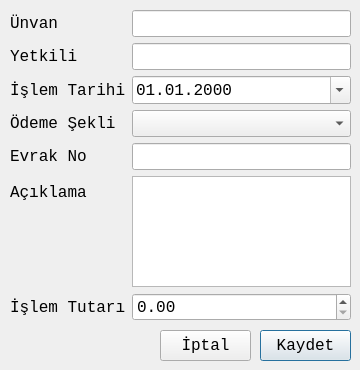
<?xml version="1.0" encoding="UTF-8"?>
<ui version="4.0">
 <class>CariHareketiEkleForm</class>
 <widget class="QDialog" name="CariHareketiEkleForm">
  <property name="geometry">
   <rect>
    <x>0</x>
    <y>0</y>
    <width>360</width>
    <height>370</height>
   </rect>
  </property>
  <property name="minimumSize">
   <size>
    <width>360</width>
    <height>370</height>
   </size>
  </property>
  <property name="maximumSize">
   <size>
    <width>360</width>
    <height>370</height>
   </size>
  </property>
  <property name="font">
   <font>
    <family>Monospace</family>
    <pointsize>12</pointsize>
   </font>
  </property>
  <property name="windowTitle">
   <string>Dialog</string>
  </property>
  <widget class="QPushButton" name="KaydetpushButton">
   <property name="geometry">
    <rect>
     <x>260</x>
     <y>330</y>
     <width>91</width>
     <height>31</height>
    </rect>
   </property>
   <property name="text">
    <string>Kaydet</string>
   </property>
   <property name="icon">
    <iconset resource="images.qrc">
     <normaloff>:/images/ui/check.png</normaloff>:/images/ui/check.png</iconset>
   </property>
   <property name="iconSize">
    <size>
     <width>22</width>
     <height>22</height>
    </size>
   </property>
  </widget>
  <widget class="QPushButton" name="iptalpushButton">
   <property name="geometry">
    <rect>
     <x>160</x>
     <y>330</y>
     <width>91</width>
     <height>31</height>
    </rect>
   </property>
   <property name="text">
    <string>İptal</string>
   </property>
   <property name="icon">
    <iconset resource="images.qrc">
     <normaloff>:/images/ui/remove.png</normaloff>:/images/ui/remove.png</iconset>
   </property>
   <property name="iconSize">
    <size>
     <width>22</width>
     <height>22</height>
    </size>
   </property>
  </widget>
  <widget class="QWidget" name="layoutWidget">
   <property name="geometry">
    <rect>
     <x>10</x>
     <y>10</y>
     <width>341</width>
     <height>311</height>
    </rect>
   </property>
   <layout class="QFormLayout" name="formLayout">
    <item row="0" column="0">
     <widget class="QLabel" name="label">
      <property name="text">
       <string>Ünvan</string>
      </property>
     </widget>
    </item>
    <item row="0" column="1">
     <widget class="QLineEdit" name="unvanlineEdit"/>
    </item>
    <item row="1" column="0">
     <widget class="QLabel" name="label_2">
      <property name="text">
       <string>Yetkili</string>
      </property>
     </widget>
    </item>
    <item row="1" column="1">
     <widget class="QLineEdit" name="YetkililineEdit"/>
    </item>
    <item row="2" column="0">
     <widget class="QLabel" name="label_3">
      <property name="text">
       <string>İşlem Tarihi</string>
      </property>
     </widget>
    </item>
    <item row="2" column="1">
     <widget class="QDateEdit" name="islemdateEdit">
      <property name="displayFormat">
       <string>dd.MM.yyyy</string>
      </property>
      <property name="calendarPopup">
       <bool>true</bool>
      </property>
     </widget>
    </item>
    <item row="3" column="0">
     <widget class="QLabel" name="label_4">
      <property name="text">
       <string>Ödeme Şekli</string>
      </property>
     </widget>
    </item>
    <item row="3" column="1">
     <widget class="QComboBox" name="OdemeTipcomboBox"/>
    </item>
    <item row="4" column="0">
     <widget class="QLabel" name="label_5">
      <property name="text">
       <string>Evrak No</string>
      </property>
     </widget>
    </item>
    <item row="4" column="1">
     <widget class="QLineEdit" name="EvrakNolineEdit"/>
    </item>
    <item row="5" column="0">
     <widget class="QLabel" name="label_6">
      <property name="text">
       <string>Açıklama</string>
      </property>
     </widget>
    </item>
    <item row="5" column="1">
     <widget class="QPlainTextEdit" name="AciklamaplainTextEdit"/>
    </item>
    <item row="6" column="0">
     <widget class="QLabel" name="label_7">
      <property name="text">
       <string>İşlem Tutarı</string>
      </property>
     </widget>
    </item>
    <item row="6" column="1">
     <widget class="QDoubleSpinBox" name="islemTutaridoubleSpinBox">
      <property name="maximum">
       <double>999999.989999999990687</double>
      </property>
     </widget>
    </item>
   </layout>
  </widget>
 </widget>
 <tabstops>
  <tabstop>islemTutaridoubleSpinBox</tabstop>
  <tabstop>unvanlineEdit</tabstop>
  <tabstop>YetkililineEdit</tabstop>
  <tabstop>islemdateEdit</tabstop>
  <tabstop>OdemeTipcomboBox</tabstop>
  <tabstop>EvrakNolineEdit</tabstop>
  <tabstop>AciklamaplainTextEdit</tabstop>
  <tabstop>KaydetpushButton</tabstop>
  <tabstop>iptalpushButton</tabstop>
 </tabstops>
 <resources>
  <include location="images.qrc"/>
 </resources>
 <connections/>
</ui>
